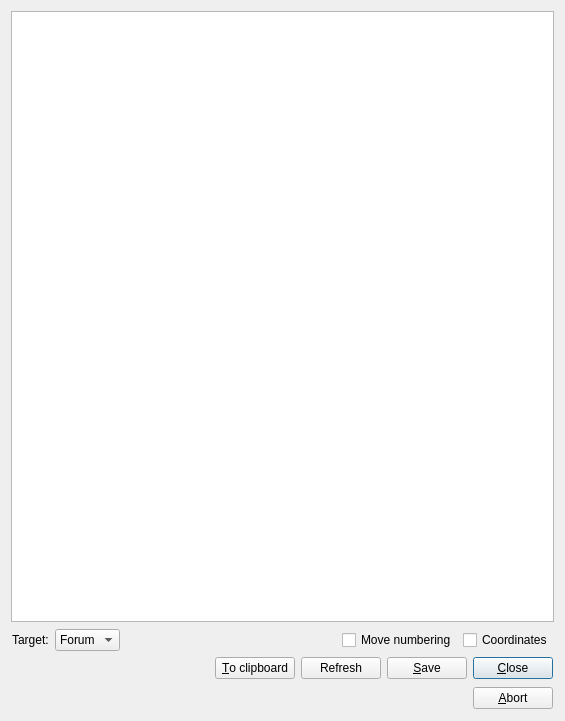
<?xml version="1.0" encoding="UTF-8"?>
<ui version="4.0">
 <class>TextViewGUI</class>
 <widget class="QDialog" name="TextViewGUI">
  <property name="geometry">
   <rect>
    <x>0</x>
    <y>0</y>
    <width>565</width>
    <height>721</height>
   </rect>
  </property>
  <property name="windowTitle">
   <string>Text View</string>
  </property>
  <layout class="QVBoxLayout">
   <property name="spacing">
    <number>6</number>
   </property>
   <property name="leftMargin">
    <number>11</number>
   </property>
   <property name="topMargin">
    <number>11</number>
   </property>
   <property name="rightMargin">
    <number>11</number>
   </property>
   <property name="bottomMargin">
    <number>11</number>
   </property>
   <item>
    <layout class="QVBoxLayout" name="verticalLayout_2">
     <property name="topMargin">
      <number>0</number>
     </property>
     <property name="bottomMargin">
      <number>0</number>
     </property>
     <item>
      <widget class="QTextEdit" name="textEdit">
       <property name="minimumSize">
        <size>
         <width>350</width>
         <height>350</height>
        </size>
       </property>
      </widget>
     </item>
     <item>
      <widget class="QWidget" name="exportBox" native="true">
       <layout class="QVBoxLayout" name="verticalLayout_3">
        <property name="spacing">
         <number>6</number>
        </property>
        <property name="leftMargin">
         <number>1</number>
        </property>
        <property name="topMargin">
         <number>1</number>
        </property>
        <property name="rightMargin">
         <number>1</number>
        </property>
        <property name="bottomMargin">
         <number>1</number>
        </property>
        <item>
         <layout class="QHBoxLayout" name="horizontalLayout_2">
          <property name="topMargin">
           <number>0</number>
          </property>
          <item>
           <widget class="QLabel" name="label">
            <property name="text">
             <string>Target:</string>
            </property>
           </widget>
          </item>
          <item>
           <widget class="QComboBox" name="targetComboBox">
            <item>
             <property name="text">
              <string>Forum</string>
             </property>
            </item>
            <item>
             <property name="text">
              <string>SL</string>
             </property>
            </item>
           </widget>
          </item>
          <item>
           <spacer name="horizontalSpacer">
            <property name="orientation">
             <enum>Qt::Horizontal</enum>
            </property>
            <property name="sizeHint" stdset="0">
             <size>
              <width>40</width>
              <height>20</height>
             </size>
            </property>
           </spacer>
          </item>
          <item>
           <widget class="QCheckBox" name="cb_numbering">
            <property name="text">
             <string>Move numbering</string>
            </property>
           </widget>
          </item>
          <item>
           <widget class="QCheckBox" name="cb_coords">
            <property name="text">
             <string>Coordinates</string>
            </property>
           </widget>
          </item>
         </layout>
        </item>
        <item>
         <layout class="QHBoxLayout" name="horizontalLayout">
          <property name="leftMargin">
           <number>0</number>
          </property>
          <property name="rightMargin">
           <number>0</number>
          </property>
          <item>
           <spacer name="Horizontal Spacing3">
            <property name="orientation">
             <enum>Qt::Horizontal</enum>
            </property>
            <property name="sizeType">
             <enum>QSizePolicy::Expanding</enum>
            </property>
            <property name="sizeHint" stdset="0">
             <size>
              <width>20</width>
              <height>20</height>
             </size>
            </property>
           </spacer>
          </item>
          <item>
           <widget class="QPushButton" name="buttonToClip">
            <property name="toolTip">
             <string>Copy position to clipboard</string>
            </property>
            <property name="text">
             <string>&amp;To clipboard</string>
            </property>
           </widget>
          </item>
          <item>
           <widget class="QPushButton" name="buttonRefresh">
            <property name="text">
             <string>Refresh</string>
            </property>
           </widget>
          </item>
          <item>
           <widget class="QPushButton" name="buttonSave">
            <property name="toolTip">
             <string>Save position to file</string>
            </property>
            <property name="text">
             <string>&amp;Save</string>
            </property>
           </widget>
          </item>
          <item>
           <widget class="QPushButton" name="buttonClose">
            <property name="toolTip">
             <string>Close this window</string>
            </property>
            <property name="text">
             <string>&amp;Close</string>
            </property>
            <property name="autoDefault">
             <bool>true</bool>
            </property>
            <property name="default">
             <bool>true</bool>
            </property>
           </widget>
          </item>
         </layout>
        </item>
       </layout>
      </widget>
     </item>
     <item>
      <widget class="QWidget" name="gtpBox" native="true">
       <layout class="QHBoxLayout" name="gtpLayout">
        <property name="spacing">
         <number>6</number>
        </property>
        <property name="leftMargin">
         <number>1</number>
        </property>
        <property name="topMargin">
         <number>1</number>
        </property>
        <property name="rightMargin">
         <number>1</number>
        </property>
        <property name="bottomMargin">
         <number>1</number>
        </property>
        <item>
         <spacer name="Horizontal Spacing2">
          <property name="orientation">
           <enum>Qt::Horizontal</enum>
          </property>
          <property name="sizeType">
           <enum>QSizePolicy::Expanding</enum>
          </property>
          <property name="sizeHint" stdset="0">
           <size>
            <width>20</width>
            <height>20</height>
           </size>
          </property>
         </spacer>
        </item>
        <item>
         <widget class="QPushButton" name="buttonAbort">
          <property name="toolTip">
           <string>Abort program startup</string>
          </property>
          <property name="text">
           <string>&amp;Abort</string>
          </property>
         </widget>
        </item>
       </layout>
      </widget>
     </item>
    </layout>
   </item>
  </layout>
 </widget>
 <resources/>
 <connections/>
</ui>
